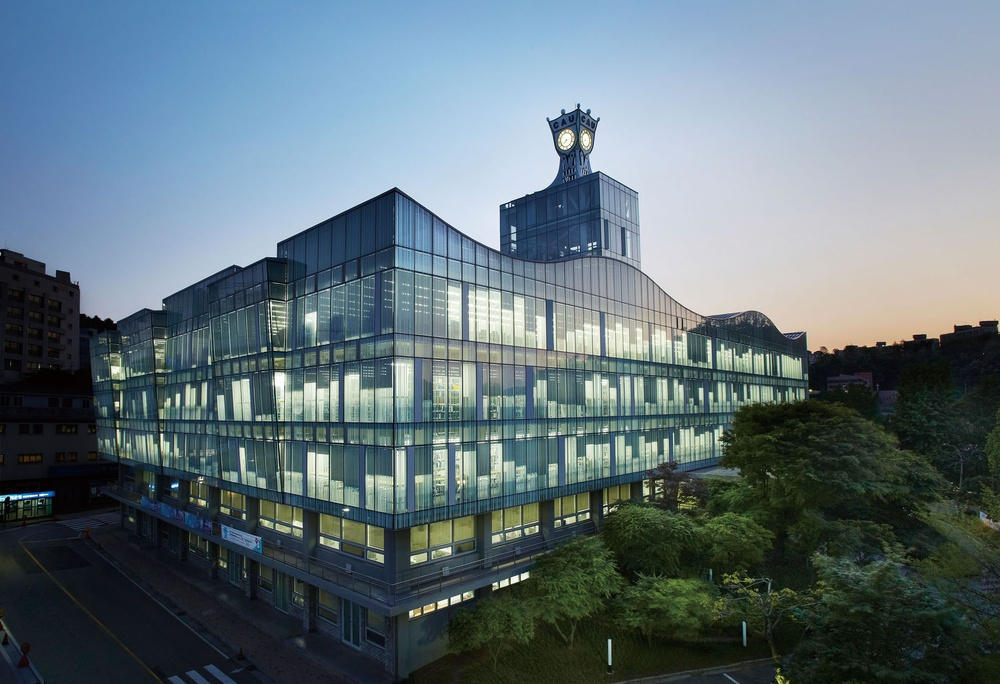
#> input picture assignment05/cau.jpg, 1000 x 684 px, shrunk from 1968 x 1347 before the run
$ jupyter execute --allow-errors assignment05.ipynb
#> lines starting #> are read from the running program, lines starting #| are printed output that depends on the picture
# Assignment05 : Computation of Image Features using Convolution
# Name : Eun-Mi Joo
# Student ID : 20155714
# GitHub Link : https://github.com/joo228/assignment.git

# import package for plotting, data management and dealing image

[cell 1]
import matplotlib.pyplot as plt
import numpy as np
import math
from scipy import signal
from skimage import io, color
from skimage import exposure

# read image and change to gray image

[cell 2]
file_image= 'cau.jpg'

im_color = io.imread(file_image)
#> im_color is the input picture: shape (684, 1000, 3); mean R, G, B 98.2, 114.7, 122.3
im_gray  = color.rgb2gray(im_color)
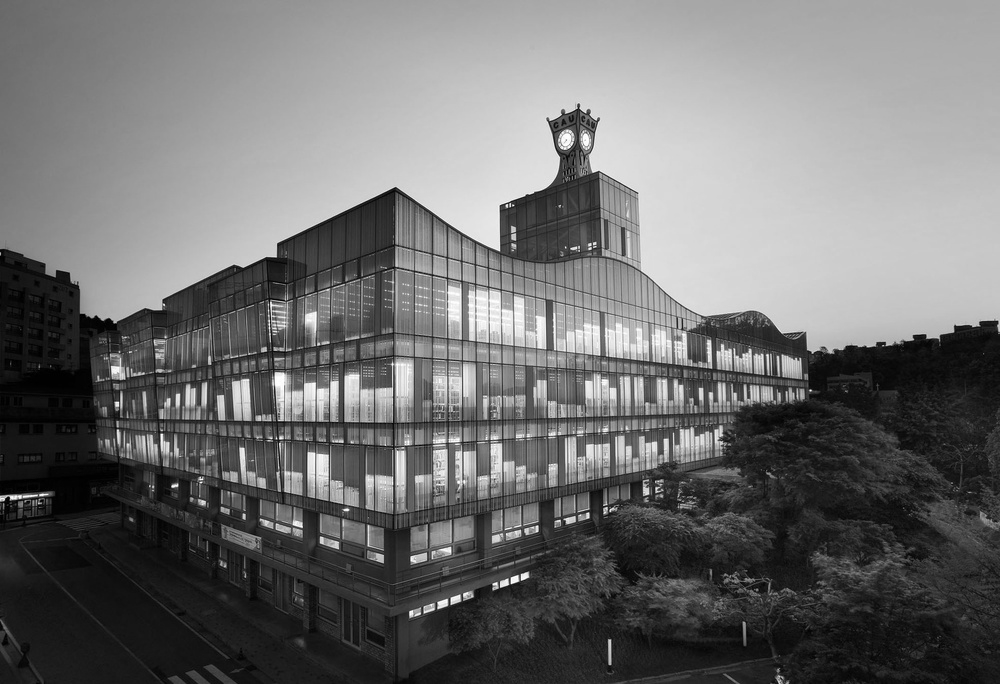
#> im_gray: shape (684, 1000) float64; min 0, max 0.999, mean 0.438

# define kernel for computing gradient, smoothing and sharpening image

## 1. gradient : using sober operator
$G_x = \begin{bmatrix}+1& 0& -1 \\ +2& 0& -2 \\ +1 & 0 & -1\end{bmatrix}*Image$, $G_y = \begin{bmatrix}+1& +2& +1 \\ 0& 0& 0 \\ -1 & -2 & -1\end{bmatrix}*Image$

[cell 3]
x_derivate = np.array([[+1, 0, -1],[+2, 0, -2],[+1, 0, -1]])
y_derivate = np.array([[+1, +2, +1],[0, 0, 0],[-1, -2, -1]])

## 2. smoothing : using Gaussian operator
$g(x,y)={1\over(2\pi\sigma^2)} e^{-(x^2+y^2)\over2\sigma^2}$

[cell 4]
gaussian = np.zeros((5,5),dtype=float)
sigma = 1
for i in range(5):
    for j in range(5):
        gaussian[i,j]=(1/(2*math.pi*sigma**2))*math.exp(-((i-2)**2+(j-2)**2)/2*sigma**2)

## 3. sharpening : using Laplace operator
$sharpen =  \begin{bmatrix}0& 1& 0 \\ 1& -4& 1 \\ 0 & 1 & 0\end{bmatrix}*Image$

[cell 5]
sharpen = np.array([[0, 1, 0],[1, -4, 1],[0, 1, 0]])

# compute convolution for 3 purpose
## 1. gradient
### a) derivative in x-direction

[cell 6]
conv_x_derivate = signal.convolve2d(im_gray, x_derivate, boundary='symm', mode='same')
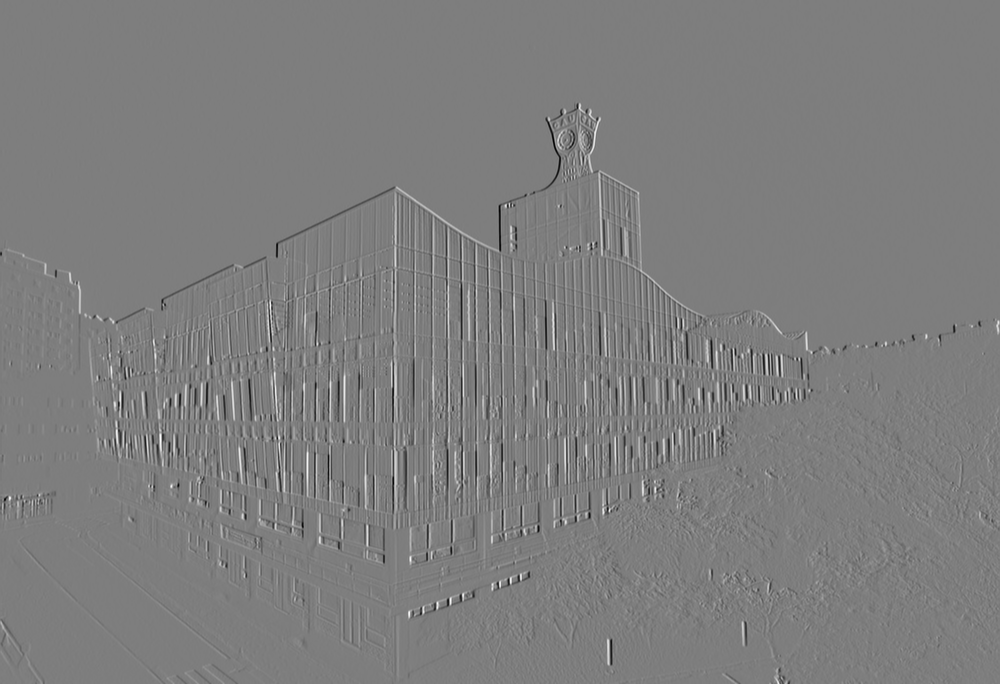
#> conv_x_derivate: shape (684, 1000) float64; min -3.31, max 3.38, mean 0.00161; drawn with min black and max white

### b) derivative in y-direction

[cell 7]
conv_y_derivate = signal.convolve2d(im_gray, y_derivate, boundary='symm', mode='same')
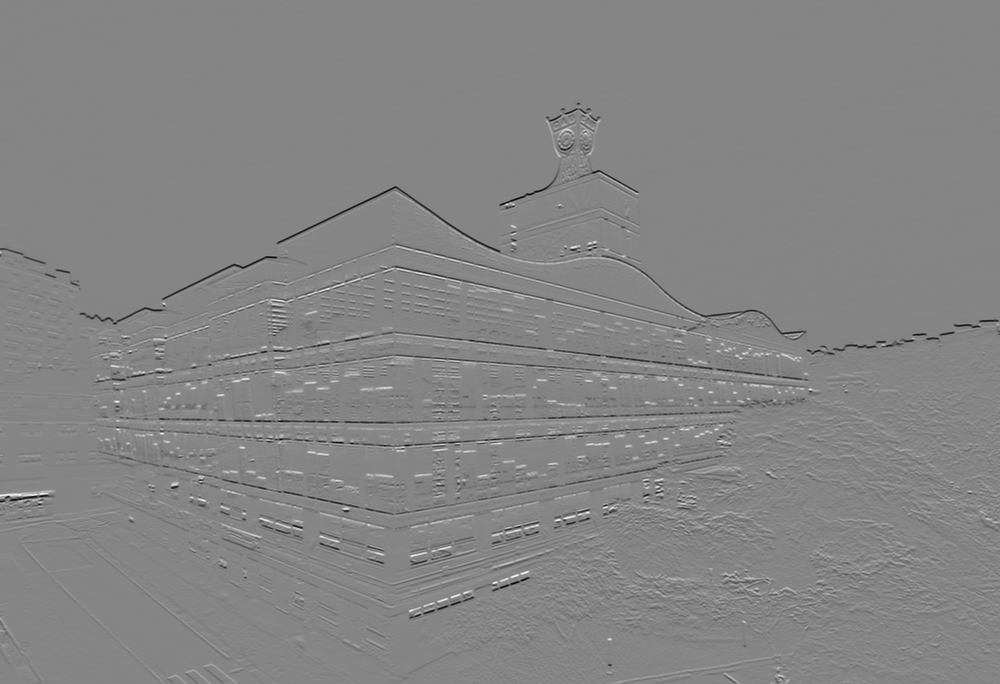
#> conv_y_derivate: shape (684, 1000) float64; min -3.51, max 3.21, mean -0.00557; drawn with min black and max white

## 2. smoothing

[cell 8]
conv_smooth = signal.convolve2d(im_gray, gaussian, boundary='symm', mode='same')

## 3. sharpen

[cell 9]
conv_sharpen = signal.convolve2d(im_gray, sharpen, boundary='symm', mode='same')
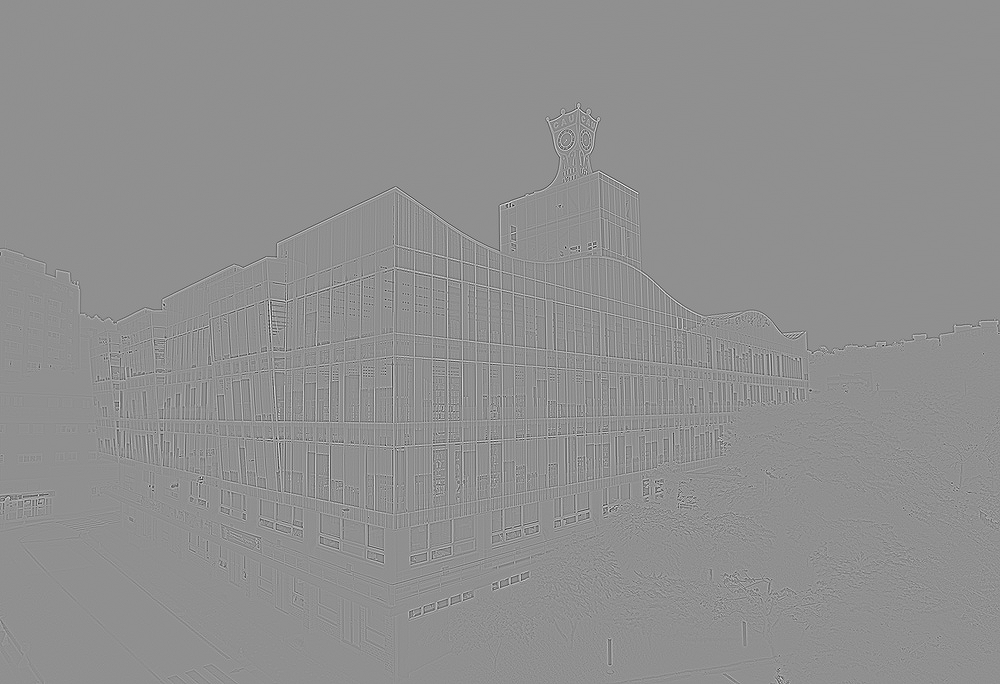
#> conv_sharpen: shape (684, 1000) float64; min -1.99, max 1.53, mean -9.71e-20; drawn with min black and max white
sharpen_image = im_gray + conv_sharpen
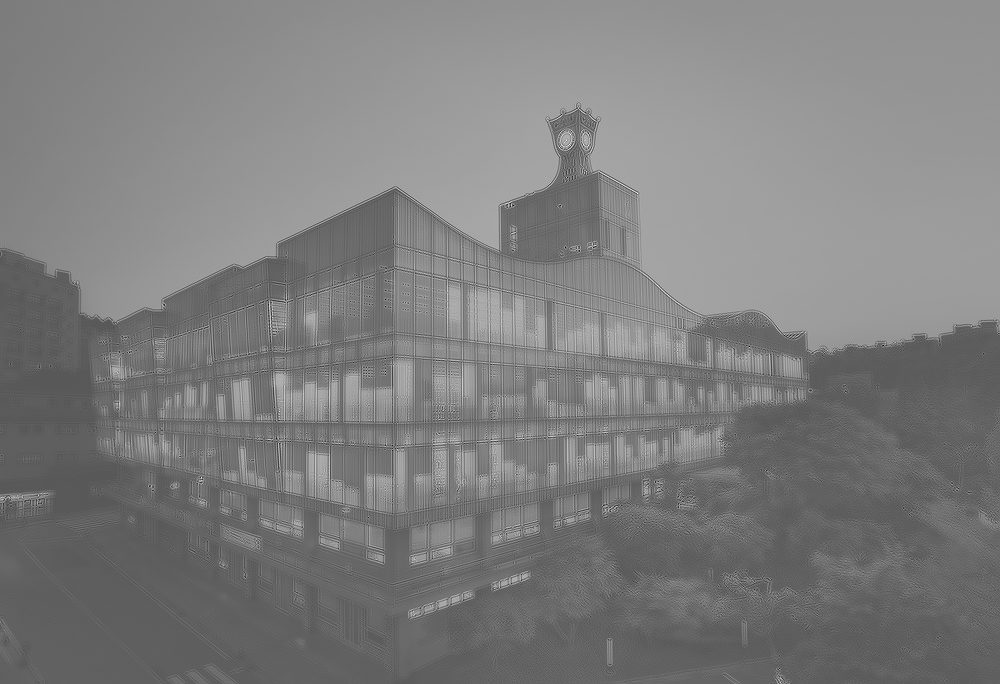
#> sharpen_image: shape (684, 1000) float64; min -1, max 1.9, mean 0.438; drawn with min black and max white
sharpen_image = sharpen_image - np.min(sharpen_image)
sharpen_image = sharpen_image * (255.0/np.max(sharpen_image))
sharpen_image = exposure.equalize_hist(sharpen_image)
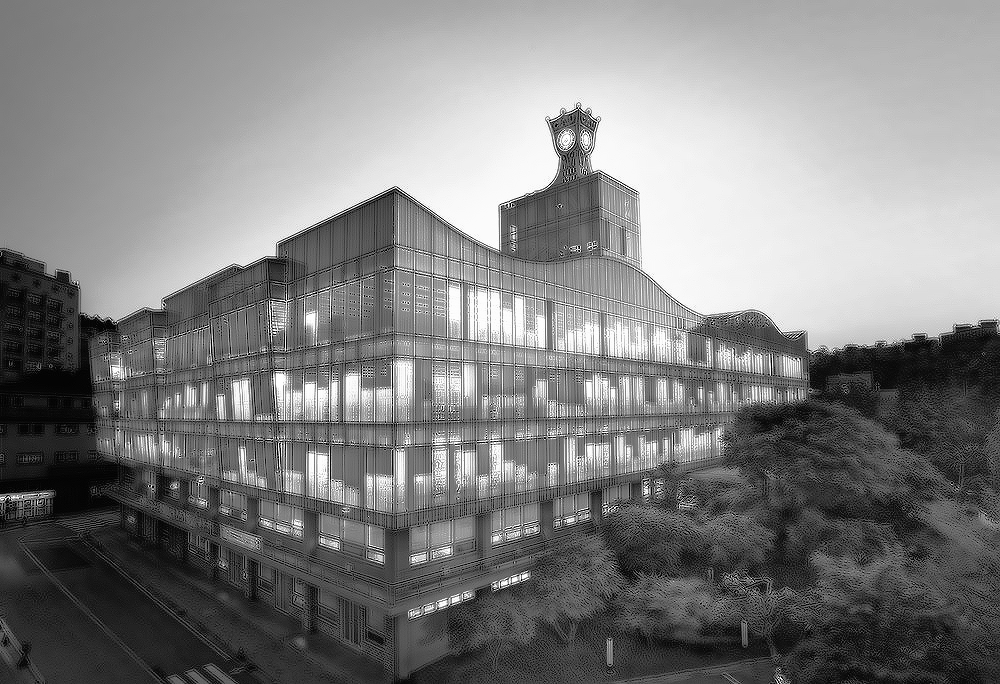
#> sharpen_image: shape (684, 1000) float64; min 1.46e-06, max 1, mean 0.508
